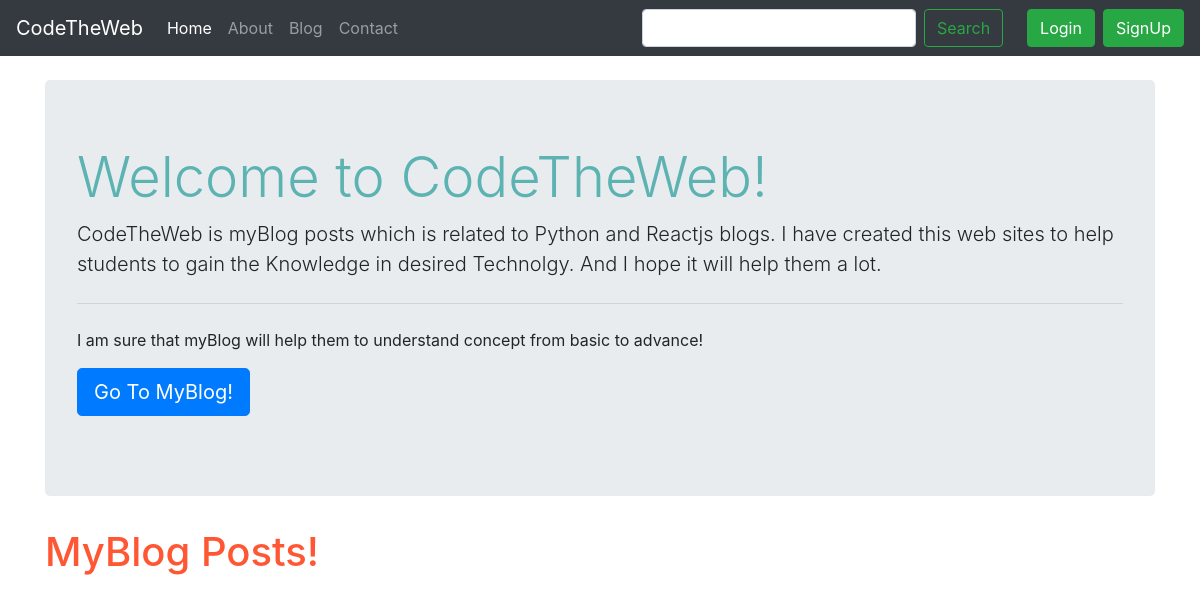
The app's page /, older data.
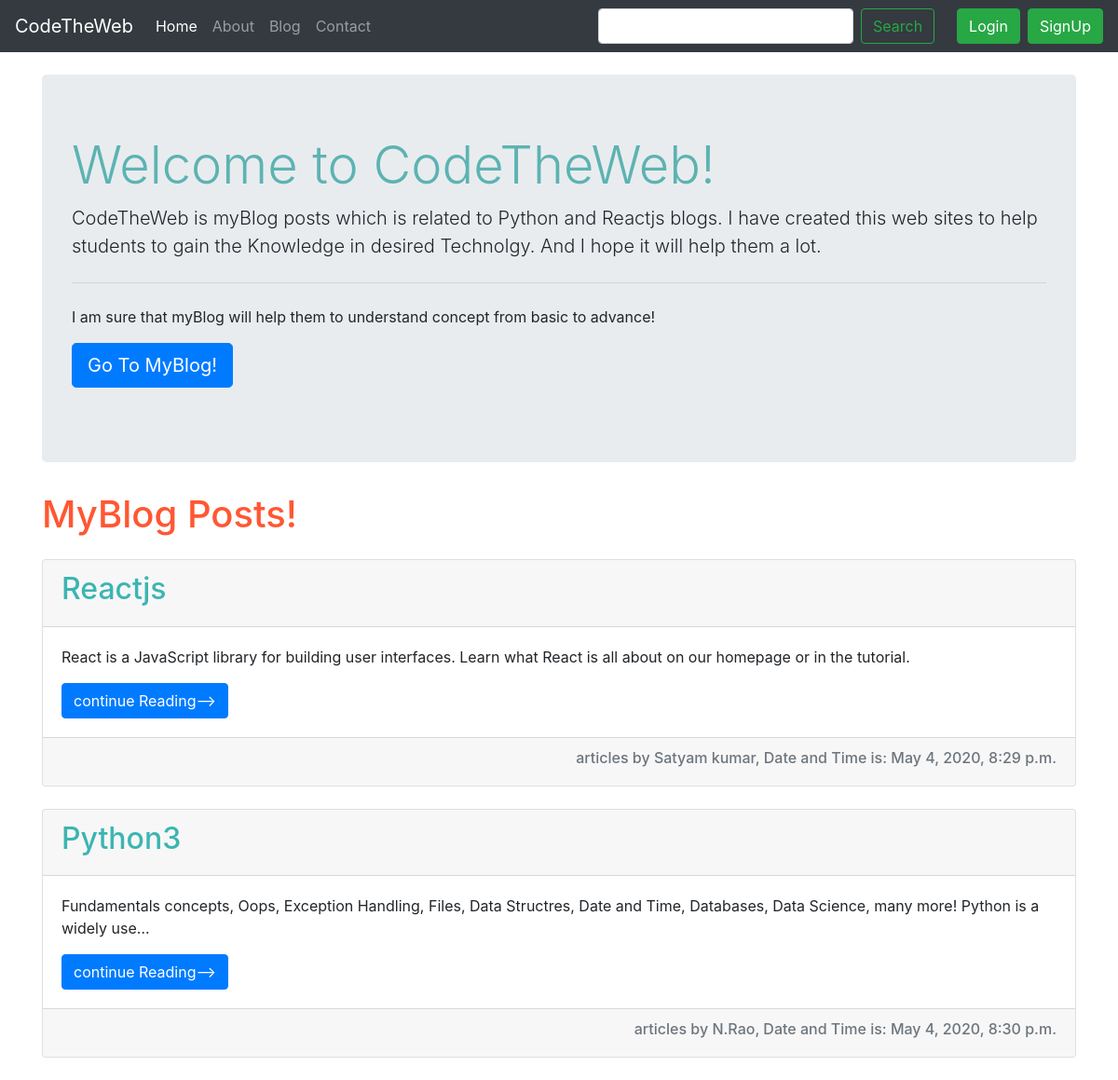
The same page, newer data.
### Blog/models.py (models this page shows, shortened)
class Post(models.Model):
    post_id=models.AutoField(primary_key=True)
    title=models.CharField(max_length=255)
    author=models.CharField(max_length=20)
    content = models.TextField()
    slug = models.CharField(max_length=150)
    timestamp=models.DateTimeField(blank=True)

### home/views.py (the view)
# urls.py: 2. Add a URL to urlpatterns:  path('', views.home, name='home')
def home(request):
    posts=Post.objects.all()
    homepost={'posts':posts}
    return render(request, 'home/home.html', homepost)

### templates/home/home.html (shortened to what this page needs)
{% extends 'base.html' %}
{%block homeactive%}active{%endblock homeactive%}
{%block body%}
<div class="container my-4">
    <div class="jumbotron">
        <h1 class="display-4" style="color:#5cb3b2;">Welcome to CodeTheWeb!</h1>
        <p class="lead">CodeTheWeb is myBlog posts which is related to Python and Reactjs blogs. I have created this web sites to help students to gain the
         Knowledge in desired Technolgy. And I hope it will help them a lot.</p>
        <hr class="my-4">
        <p>I am sure that myBlog will help them to understand concept from basic to advance!</p>
        <p class="lead">
            <a class="btn btn-primary btn-lg" href="/blog" role="button">Go To MyBlog!</a>
        </p>
    </div>
</div>
<div class="container my-3">
    <h1 style="color:#FF5733">MyBlog Posts!</h1>
    {% for post in posts%}
     <div class="card my-4">
        <div class="card-header">
            <h2 style="color:#3cb5b2">{{post.title}}</h2>
        </div>
        <div class="card-body">
            <p class="card-text">
                {{post.content | truncatechars:150}}
            </p>
            <a href="/blog" class="btn btn-primary">continue Reading--></a>
        </div>
         <div class="card-footer text-muted text-right">
            <h6> articles by {{post.author}}, Date and Time is: {{post.timestamp}} </h6>
        </div>
    </div>
    {%endfor%}
</div>
{%endblock body%}

Row changes from the older to the newer data that the page shows:
added Post: title "Reactjs", content "React is a JavaScript library for building user interfaces. Learn what React is all about on our homepage or in the tutorial.", author "Satyam kumar", timestamp "May 4, 2020, 8:29 p.m."
added Post: title "Python3", content "Fundamentals concepts, Oops, Exception Handling, Files, Data Structres, Date and Time, Databases, Data Science, many more! Python is a widely use…", author "N.Rao", timestamp "May 4, 2020, 8:30 p.m."
